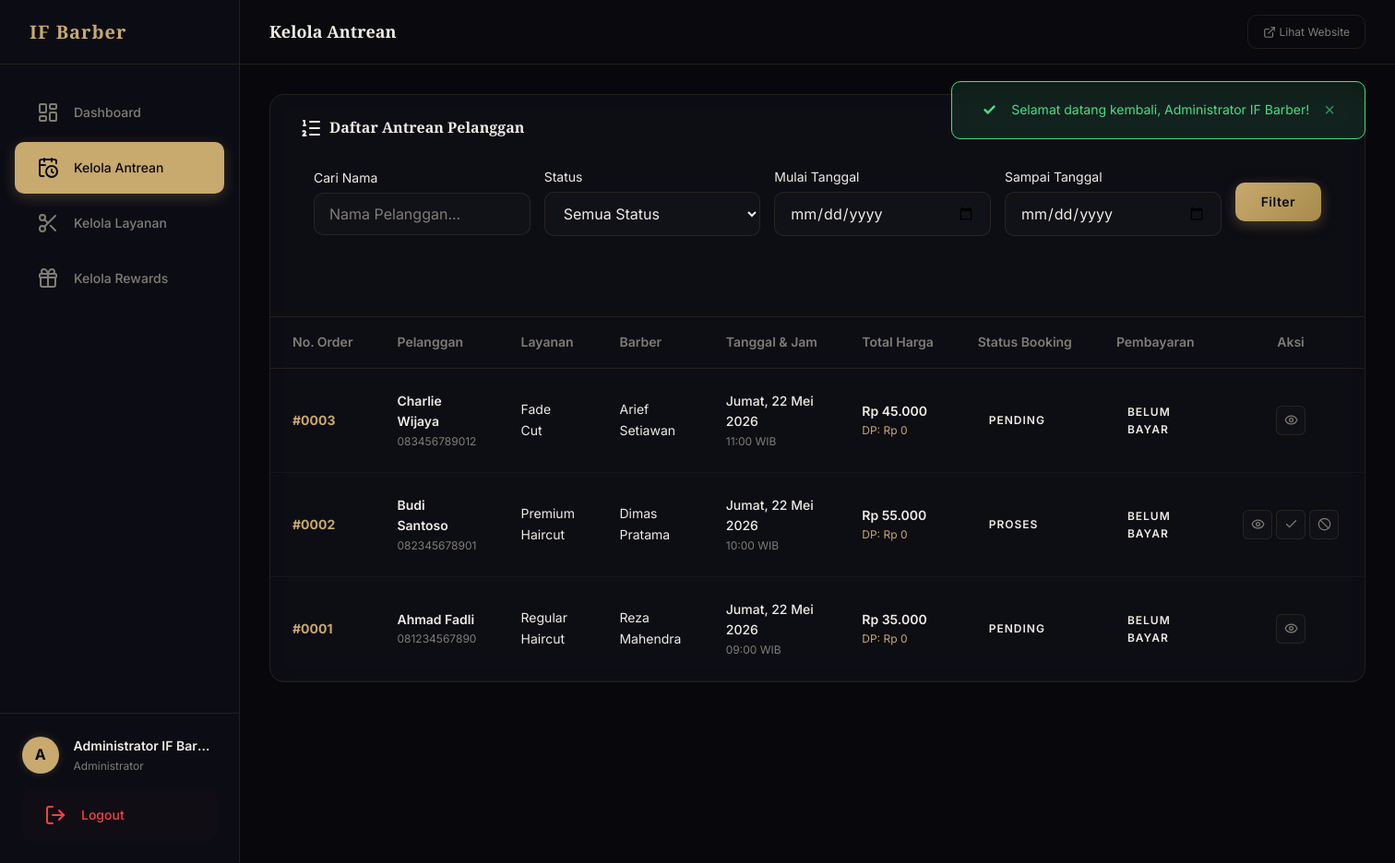
/admin/antrian.php (signed in), run on the app's committed database.
### tables this page shows
CREATE TABLE IF NOT EXISTS booking (
    id INT AUTO_INCREMENT PRIMARY KEY,
    nama_pelanggan VARCHAR(100) NOT NULL,
    no_hp VARCHAR(20) NOT NULL,
    layanan_id INT NOT NULL,
    barber_id INT NOT NULL,
    tanggal DATE NOT NULL,
    jam TIME NOT NULL,
    waktu_expired DATETIME DEFAULT NULL,
    status ENUM('Pending', 'Pending Payment', 'Confirmed', 'Proses', 'Selesai', 'Batal', 'Expired') DEFAULT 'Pending',
    status_pembayaran ENUM('Belum Bayar', 'Sudah DP', 'Lunas') DEFAULT 'Belum Bayar',
    metode_pembayaran VARCHAR(50) DEFAULT NULL,
    member_id INT DEFAULT NULL,
    total_harga DECIMAL(10,2),
    jumlah_dp DECIMAL(10,2) DEFAULT 0,
    catatan TEXT DEFAULT NULL,
    created_at TIMESTAMP DEFAULT CURRENT_TIMESTAMP,
    updated_at TIMESTAMP DEFAULT CURRENT_TIMESTAMP ON UPDATE CURRENT_TIMESTAMP,
    FOREIGN KEY (layanan_id) REFERENCES layanan(id) ON DELETE RESTRICT,
    FOREIGN KEY (barber_id) REFERENCES barber(id) ON DELETE RESTRICT,
    FOREIGN KEY (member_id) REFERENCES member(id) ON DELETE SET NULL,
    INDEX idx_tanggal (tanggal),
    INDEX idx_status (status),
    INDEX idx_barber_tanggal (barber_id, tanggal)
);

CREATE TABLE IF NOT EXISTS layanan (
    id INT AUTO_INCREMENT PRIMARY KEY,
    nama VARCHAR(100) NOT NULL,
    deskripsi TEXT,
    harga DECIMAL(10,2) NOT NULL,
    durasi_menit INT DEFAULT 30,
    gambar VARCHAR(255) DEFAULT NULL,
    is_active TINYINT(1) DEFAULT 1,
    created_at TIMESTAMP DEFAULT CURRENT_TIMESTAMP,
    updated_at TIMESTAMP DEFAULT CURRENT_TIMESTAMP ON UPDATE CURRENT_TIMESTAMP
);

CREATE TABLE IF NOT EXISTS barber (
    id INT AUTO_INCREMENT PRIMARY KEY,
    nama VARCHAR(100) NOT NULL,
    bio TEXT,
    spesialisasi VARCHAR(255),
    foto VARCHAR(255) DEFAULT NULL,
    is_active TINYINT(1) DEFAULT 1,
    created_at TIMESTAMP DEFAULT CURRENT_TIMESTAMP
);

### admin/antrian.php (the view, shortened to what this page needs)
<?php
include __DIR__ . '/header.php';
$search = isset($_GET['search']) ? trim($_GET['search']) : '';
$startDate = isset($_GET['start_date']) ? $_GET['start_date'] : '';
$endDate = isset($_GET['end_date']) ? $_GET['end_date'] : '';
$whereConditions = [];
$params = [];
$types = '';
$whereClause = !empty($whereConditions) ? " WHERE " . implode(" AND ", $whereConditions) : "";
$limit = 10;
$page = isset($_GET['page']) ? (int)$_GET['page'] : 1;
$offset = ($page - 1) * $limit;
$bookingQuery = "SELECT b.*, l.nama as nama_layanan, l.harga as harga_layanan, bar.nama as nama_barber
                 FROM booking b
                 JOIN layanan l ON b.layanan_id = l.id
                 JOIN barber bar ON b.barber_id = bar.id
                 $whereClause
                 ORDER BY b.tanggal DESC, b.jam DESC
                 LIMIT ? OFFSET ?";
$stmt = $conn->prepare($bookingQuery);
$typesWithLimit = $types . 'ii';
$paramsWithLimit = array_merge($params, [$limit, $offset]);
$bindParams = [];
$bindParams[] = &$typesWithLimit;
for ($i = 0; $i < count($paramsWithLimit); $i++) {
    $bindParams[] = &$paramsWithLimit[$i];
}
call_user_func_array([$stmt, 'bind_param'], $bindParams);
$stmt->execute();
$bookings = $stmt->get_result()->fetch_all(MYSQLI_ASSOC);
$queryParams = $_GET;
unset($queryParams['page']);
$queryString = !empty($queryParams) ? '&' . http_build_query($queryParams) : '';
?>
<div class="admin-card">
    <div class="admin-card__header" style="flex-direction: column; align-items: stretch; gap: 15px;">
        <div style="display: flex; justify-content: space-between; align-items: center;">
            <h3 class="admin-card__title">
                <i data-lucide="list-ordered"></i>
                Daftar Antrean Pelanggan
            </h3>
        </div>
        <form method="GET" action="" class="filter-bar" style="display: flex; flex-wrap: wrap; gap: 15px; background: var(--bg-card-alt); padding: 15px; border-radius: var(--radius-md); border: 1px solid var(--border-color);">
            <div class="form-group" style="flex: 1; min-width: 200px;">
                <label style="font-size: var(--text-sm); margin-bottom: 5px; display: block;">Cari Nama</label>
                <input type="text" name="search" class="form-input" placeholder="Nama Pelanggan..." value="<?= htmlspecialchars($search) ?>" style="width: 100%;">
            </div>
            <div class="form-group" style="flex: 1; min-width: 150px;">
                <label style="font-size: var(--text-sm); margin-bottom: 5px; display: block;">Status</label>
                <select name="status" class="form-input" style="width: 100%;">
                    <option value="">Semua Status</option>
                </select>
            </div>
            <div class="form-group" style="flex: 1; min-width: 130px;">
                <label style="font-size: var(--text-sm); margin-bottom: 5px; display: block;">Mulai Tanggal</label>
                <input type="date" name="start_date" class="form-input" value="<?= htmlspecialchars($startDate) ?>" style="width: 100%;">
            </div>
            <div class="form-group" style="flex: 1; min-width: 130px;">
                <label style="font-size: var(--text-sm); margin-bottom: 5px; display: block;">Sampai Tanggal</label>
                <input type="date" name="end_date" class="form-input" value="<?= htmlspecialchars($endDate) ?>" style="width: 100%;">
            </div>
            <div class="form-group" style="display: flex; align-items: flex-end;">
                <button type="submit" class="btn btn--primary" style="height: 42px;">Filter</button>
            </div>
        </form>
    </div>
    <div class="admin-card__body" style="padding: 0;">
        <div class="table-responsive">
            <table class="admin-table">
                <thead>
                    <tr>
                        <th style="width: 80px;">No. Order</th>
                        <th>Pelanggan</th>
                        <th>Layanan</th>
                        <th>Barber</th>
                        <th>Tanggal & Jam</th>
                        <th>Total Harga</th>
                        <th>Status Booking</th>
                        <th>Pembayaran</th>
                        <th style="width: 160px; text-align: center;">Aksi</th>
                    </tr>
                </thead>
                <tbody>
                    <?php if (empty($bookings)): ?>
                        <tr>
                            <td colspan="8" style="text-align: center; color: var(--color-text-muted); padding: 40px;">
                                Belum ada antrean terdaftar.
                            </td>
                        </tr>
                    <?php else: ?>
                        <?php foreach ($bookings as $b):
                            $statusClass = '';
                            if ($b['status'] === 'Pending Payment') $statusClass = 'badge--pending';
                            elseif ($b['status'] === 'Confirmed') $statusClass = 'badge--success';
                            elseif ($b['status'] === 'Proses') $statusClass = 'badge--process';
                            elseif ($b['status'] === 'Selesai') $statusClass = 'badge--success';
                            elseif ($b['status'] === 'Batal' || $b['status'] === 'Expired') $statusClass = 'badge--danger';
                            $jsonObj = [
                                'id' => str_pad($b['id'], 4, '0', STR_PAD_LEFT),
                                'nama' => $b['nama_pelanggan'],
                                'no_hp' => $b['no_hp'],
                                'layanan' => $b['nama_layanan'],
                                'barber' => $b['nama_barber'],
                                'tanggal' => formatTanggal($b['tanggal']),
                                'jam' => formatJam($b['jam']),
                                'harga' => formatRupiah($b['total_harga']),
                                'dp' => formatRupiah($b['jumlah_dp']),
                                'status_pembayaran' => $b['status_pembayaran'],
                                'catatan' => $b['catatan'] ? $b['catatan'] : '-',
                                'status' => $b['status'],
                                'dibuat' => date('d/m/Y H:i', strtotime($b['created_at']))
                            ];
                            $jsonStr = htmlspecialchars(json_encode($jsonObj), ENT_QUOTES, 'UTF-8');
                        ?>
                            <tr>
                                <td style="font-weight: 700; color: var(--color-accent);">
                                    #<?= str_pad($b['id'], 4, '0', STR_PAD_LEFT) ?>
                                </td>
                                <td>
                                    <div style="font-weight: 600;"><?= e($b['nama_pelanggan']) ?></div>
                                    <div style="font-size: var(--text-xs); color: var(--color-text-muted);"><?= e($b['no_hp']) ?></div>
                                </td>
                                <td><?= e($b['nama_layanan']) ?></td>
                                <td><?= e($b['nama_barber']) ?></td>
                                <td>
                                    <div style="font-weight: 500;"><?= formatTanggal($b['tanggal']) ?></div>
                                    <div style="font-size: var(--text-xs); color: var(--color-text-muted);"><?= formatJam($b['jam']) ?> WIB</div>
                                </td>
                                <td>
                                    <div style="font-weight: 600;"><?= formatRupiah($b['total_harga']) ?></div>
                                    <div style="font-size: var(--text-xs); color: var(--color-accent);">DP: <?= formatRupiah($b['jumlah_dp']) ?></div>
                                </td>
                                <td>
                                    <span class="card__badge <?= $statusClass ?>"><?= $b['status'] ?></span>
                                </td>
                                <td>
                                    <?php
                                        $payClass = $b['status_pembayaran'] === 'Belum Bayar' ? 'badge--danger' :
                                                   ($b['status_pembayaran'] === 'Sudah DP' ? 'badge--pending' : 'badge--success');
                                    ?>
                                    <span class="card__badge <?= $payClass ?>"><?= $b['status_pembayaran'] ?></span>
                                </td>
                                <td>
                                    <div class="table-actions" style="justify-content: center;">
                                        <button class="btn-action btn-action--view" onclick="viewDetail('<?= $jsonStr ?>')" title="Detail Booking">
                                            <i data-lucide="eye" style="width: 15px; height: 15px;"></i>
                                        </button>
                                        <?php if ($b['status'] === 'Pending Payment'): ?>
                                            <button class="btn-action btn-action--delete" onclick="confirmAction('Apakah Anda yakin ingin membatalkan booking #<?= str_pad($b['id'], 4, '0', STR_PAD_LEFT) ?>?', '?action=batal&id=<?= $b['id'] ?>&page=<?= $page ?><?= $queryString ?>')" title="Batalkan Booking">
                                                <i data-lucide="ban" style="width: 15px; height: 15px;"></i>
                                            </button>
                                        <?php elseif ($b['status'] === 'Proses'): ?>
                                            <a href="?action=selesai&id=<?= $b['id'] ?>&page=<?= $page ?><?= $queryString ?>" class="btn-action btn-action--success" title="Selesaikan Layanan">
                                                <i data-lucide="check" style="width: 15px; height: 15px;"></i>
                                            </a>
                                            <button class="btn-action btn-action--delete" onclick="confirmAction('Apakah Anda yakin ingin membatalkan booking #<?= str_pad($b['id'], 4, '0', STR_PAD_LEFT) ?>?', '?action=batal&id=<?= $b['id'] ?>&page=<?= $page ?><?= $queryString ?>')" title="Batalkan Booking">
                                                <i data-lucide="ban" style="width: 15px; height: 15px;"></i>
                                            </button>
                                        <?php endif; ?>
                                    </div>
                                </td>
                            </tr>
                        <?php endforeach; ?>
                    <?php endif; ?>
                </tbody>
            </table>
        </div>
    </div>
</div>
<?php include __DIR__ . '/footer.php'; ?>

### data on the page
booking: id "0003", nama_pelanggan "Charlie Wijaya", no_hp "083456789012", layanan.nama "Fade Cut", barber.nama "Arief Setiawan", tanggal "Jumat, 22 Mei 2026", jam "11:00", total_harga "Rp 45.000", jumlah_dp "Rp 0", status "PENDING", status_pembayaran "BELUM BAYAR"
booking: id "0002", nama_pelanggan "Budi Santoso", no_hp "082345678901", layanan.nama "Premium Haircut", barber.nama "Dimas Pratama", tanggal "Jumat, 22 Mei 2026", jam "10:00", total_harga "Rp 55.000", jumlah_dp "Rp 0", status "PROSES", status_pembayaran "BELUM BAYAR"
booking: id "0001", nama_pelanggan "Ahmad Fadli", no_hp "081234567890", layanan.nama "Regular Haircut", barber.nama "Reza Mahendra", tanggal "Jumat, 22 Mei 2026", jam "09:00", total_harga "Rp 35.000", jumlah_dp "Rp 0", status "PENDING", status_pembayaran "BELUM BAYAR"

### other printed values
APP_NAME "IF Barber"
$adminInitial "A"
$adminNama "Administrator IF Bar…"
$headerTitle "Kelola Antrean"
$icon "✓"
$flash['message'] "Selamat datang kembali, Administrator IF Barber!"
